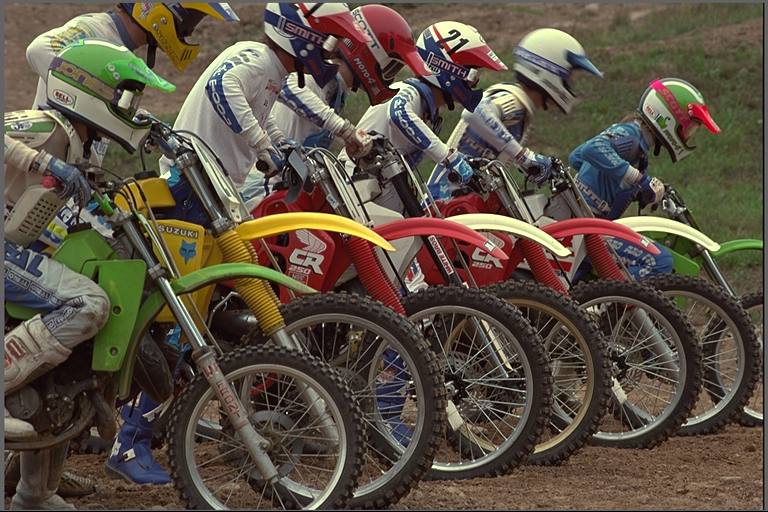
#> input picture Com_graph/HW2~4/source/kodim05.png, 768 x 512 px
$ jupyter execute --allow-errors '7111056417-03-reverse RGB color transfer.ipynb'
#> lines starting #> are read from the running program, lines starting #| are printed output that depends on the picture
[cell 1]
import cv2
import numpy as np
from math import*
from skimage.metrics import structural_similarity
import matplotlib.pyplot as plt
import os

#已使用HW-02在coltra生成以下圖片
#01_kodim05_kodim06.png
#02_kodim07_kodim08.png
#03_kodim09_kodim10.png

#寫入Mean/STD資料
def write_mean_std(img_name, file):
#> called with img_name = './source/kodim05.png'
    img = cv2.imread(img_name)
#> img is the input picture: shape (512, 768, 3); mean B, G, R 67.5, 81, 91.5
    img_shape = np.shape(img)
#> img_shape = (512, 768, 3)
    #[B,G,R]
    img_mean = [0, 0, 0]
    img_std = [0, 0, 0]
    for i in range(img_shape[0]):
        for j in range(img_shape[1]):
            for k in range(3):
                img_mean[k] += img[i][j][k]
#> after the loop, img_mean = [26548386, 31859004, 35980596]
    #every element in list divide 512*512
    img_mean[:] = [x/(img_shape[0]*img_shape[1]) for x in img_mean]
    for i in range(img_shape[0]):
        for j in range(img_shape[1]):
            for k in range(3):
                img_std[k] += pow(img[i][j][k]-img_mean[k], 2)
#> after the loop, img_std = [786227690.9, 1.04e+09, 946785851.5]
    img_std[:] = [sqrt(x/(img_shape[0]*img_shape[1])) for x in img_std]
    for i in range(2, -1, -1):
        file.write(str(round(img_mean[i], 2))+'\n')
    for i in range(2, -1, -1):
        file.write(str(round(img_std[i], 2))+'\n')
#> call 2 of write_mean_std, with img_name = './target/kodim06.png'
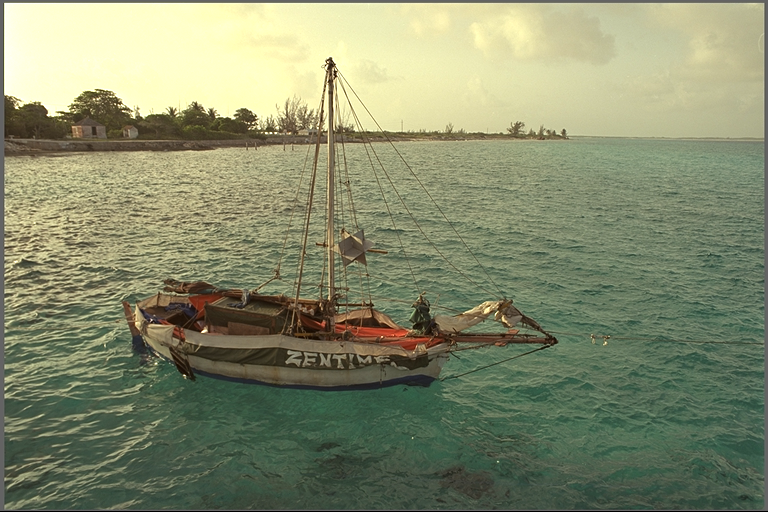
#> input picture Com_graph/HW2~4/target/kodim06.png, 768 x 512 px
#> in write_mean_std, img is the input picture: shape (512, 768, 3); mean B, G, R 108.8, 139.3, 133.2
#> after the loop in write_mean_std (call 2), `for i in range(img_shape[0]):`: img_mean = [42774516, 54779801, 52363612]
#> after the loop in write_mean_std (call 2), `for i in range(img_shape[0]):`: img_std = [926504406.7, 1.43e+09, 1.69e+09]
#> call 3 of write_mean_std, with img_name = './source/kodim07.png'
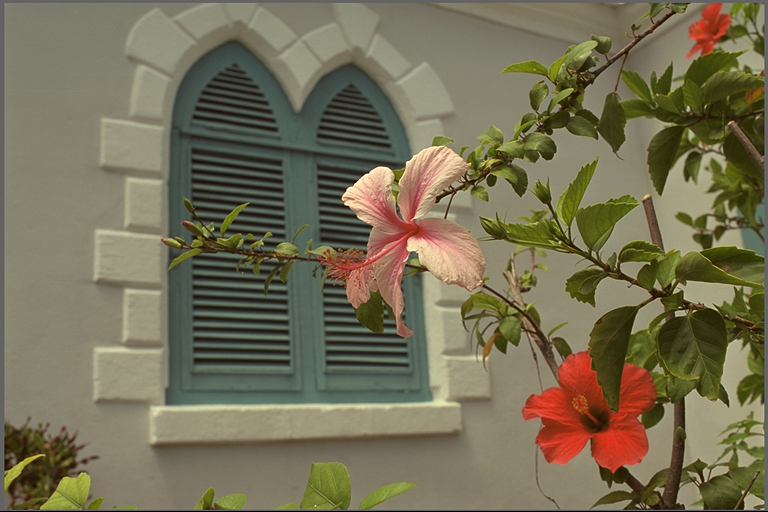
#> input picture Com_graph/HW2~4/source/kodim07.png, 768 x 512 px
#> in write_mean_std, img is the input picture: shape (512, 768, 3); mean B, G, R 85.4, 110.7, 117.6
#> after the loop in write_mean_std (call 3), `for i in range(img_shape[0]):`: img_mean = [33569850, 43535602, 46226086]
#> after the loop in write_mean_std (call 3), `for i in range(img_shape[0]):`: img_std = [605918682.1, 556188034.6, 663477204.5]
#> call 4 of write_mean_std, with img_name = './target/kodim08.png'
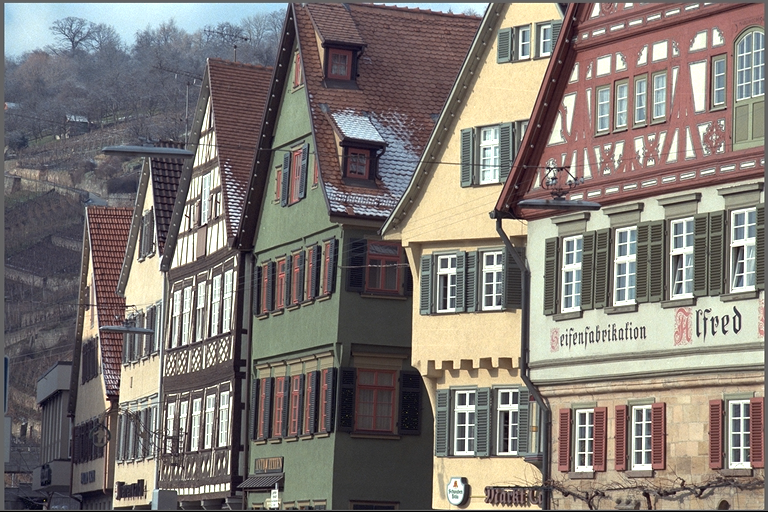
#> input picture Com_graph/HW2~4/target/kodim08.png, 768 x 512 px
#> in write_mean_std, img is the input picture: shape (512, 768, 3); mean B, G, R 116, 121.1, 128
#> after the loop in write_mean_std (call 4), `for i in range(img_shape[0]):`: img_mean = [45611450, 47610040, 50316748]
#> after the loop in write_mean_std (call 4), `for i in range(img_shape[0]):`: img_std = [1.29e+09, 1.68e+09, 1.6e+09]
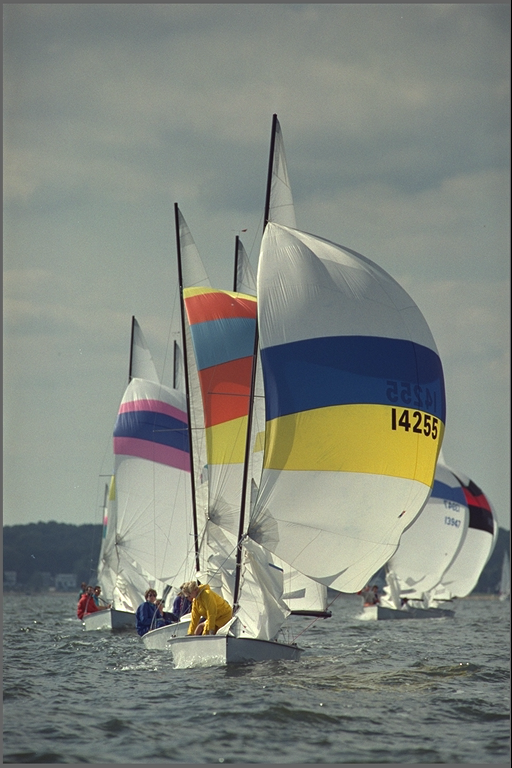
#> input picture Com_graph/HW2~4/source/kodim09.png, 512 x 768 px
#> in write_mean_std, img is the input picture: shape (768, 512, 3); mean B, G, R 126, 134.4, 129.2
#> after the loop in write_mean_std (call 5), `for i in range(img_shape[0]):`: img_mean = [49541529, 52829370, 50817922]
#> after the loop in write_mean_std (call 5), `for i in range(img_shape[0]):`: img_std = [435559740.4, 615548739.1, 649252775]
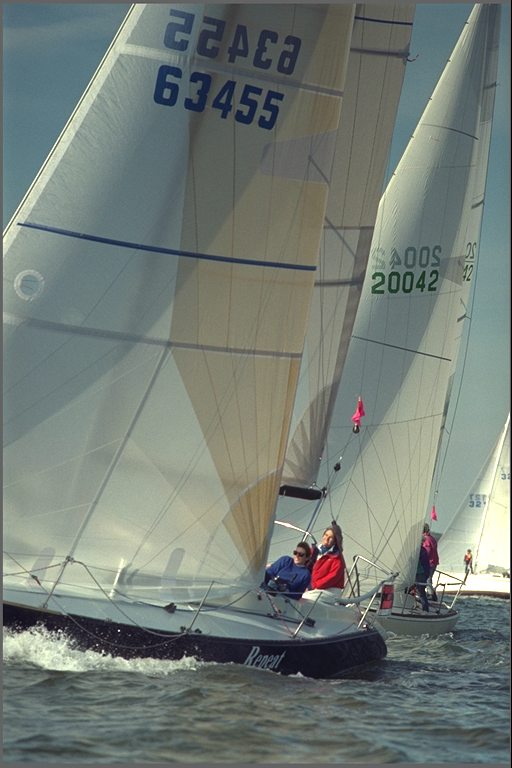
#> input picture Com_graph/HW2~4/target/kodim10.png, 512 x 768 px
#> in write_mean_std, img is the input picture: shape (768, 512, 3); mean B, G, R 118.3, 124.8, 115.6
#> after the loop in write_mean_std (call 6), `for i in range(img_shape[0]):`: img_mean = [46504509, 49059925, 45474449]
#> after the loop in write_mean_std (call 6), `for i in range(img_shape[0]):`: img_std = [451648777.8, 658242734.8, 640705560.6]

# [4 lines left out: function info2list_BGR, not called in this run]


#還原原始圖片
def img_reverse(img_path, rev_info):
#> called with img_path = './coltra/01_kodim05_kodim06.png'
    img = cv2.imread(img_path)
    img_shape = np.shape(img)
#> img_shape = ()
    rev_img = np.zeros(img_shape[0]*img_shape[1]*3)
    rev_img = rev_img.reshape(img_shape[0], img_shape[1], 3)
    #分類rev_info
    source_mean, source_std, target_mean, target_std = info2list_BGR(rev_info)
    #img reverse
    for i in range(img_shape[0]):
        for j in range(img_shape[1]):
            for k in range(3):
                rev_img[i][j][k] = round((source_std[k]/target_std[k])*(img[i][j][k]-target_mean[k])+source_mean[k])
                #將範圍維持在(0, 255)
                if rev_img[i][j][k] < 0:
                    rev_img[i][j][k] = 0
                elif rev_img[i][j][k] > 255:
                    rev_img[i][j][k] = 255
    return rev_img

#將BGR拆開來
# [56 lines left out: functions img2BGR, Cal_MSE_PSNR_SSIM, write_MSE_PSNR_SSIM, not called in this run]

[cell 2]
#謝入reverse所需的資料
#寫入01_kodim05_kodim06.txt
file = open("./sideinfodeci/01_kodim05_kodim06.txt", 'w')
#source
source_path = "./source/"+"kodim05.png"
write_mean_std(source_path, file)
#target
target_path = "./target/"+"kodim06.png"
write_mean_std(target_path, file)
file.close()

#寫入02_kodim07_kodim08.txt
file = open("./sideinfodeci/02_kodim07_kodim08.txt", 'w')
#source
source_path = "./source/"+"kodim07.png"
write_mean_std(source_path, file)
#target
target_path = "./target/"+"kodim08.png"
write_mean_std(target_path, file)
file.close()

#寫入03_kodim09_kodim10.txt
file = open("./sideinfodeci/03_kodim09_kodim10.txt", 'w')
#source
source_path = "./source/"+"kodim09.png"
write_mean_std(source_path, file)
#target
target_path = "./target/"+"kodim10.png"
write_mean_std(target_path, file)
file.close()

[cell 3]
#img_reverse
#Reverse 01_kodim05_kodim06.png
#read info.
rev_info_path = "./sideinfodeci/01_kodim05_kodim06.txt"
file = open(rev_info_path, "r")
rev_info = file.read().split("\n")
#reverse
img_path = "./coltra/01_kodim05_kodim06.png"
#> (the rest of this cell did not finish here and is left out)

以下是測試

[cell 4]

file_path = "./revfct/01_kodim01_revfct.txt"
#> (the rest of this cell did not finish here and is left out)

[cell 5]
file = open("./sideinfodeci/01_kodim17_kodim23.txt", 'w')
#source
source_path = "./source/"+"kodim17.png"
#> (the rest of this cell did not finish here and is left out)

#> after the loop in write_mean_std, `for i in range(img_shape[0]):`: img_mean = [0, 0, 0]
